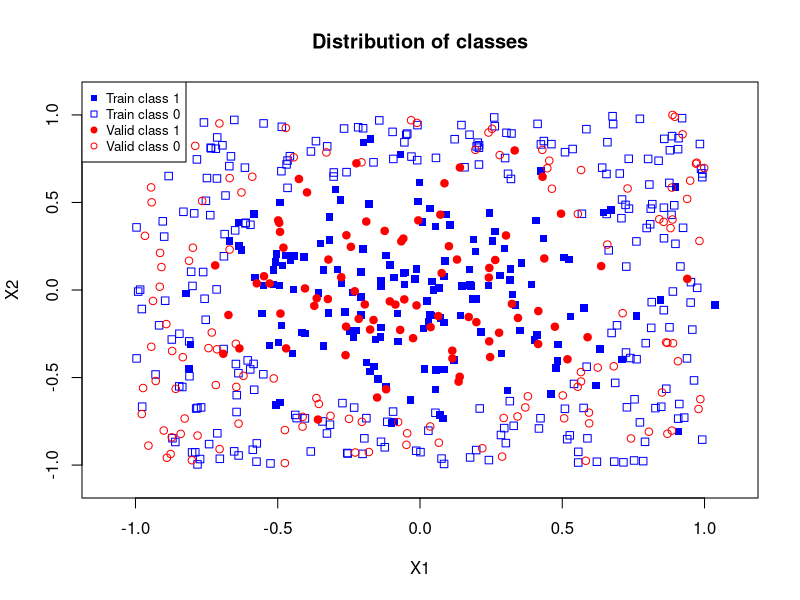
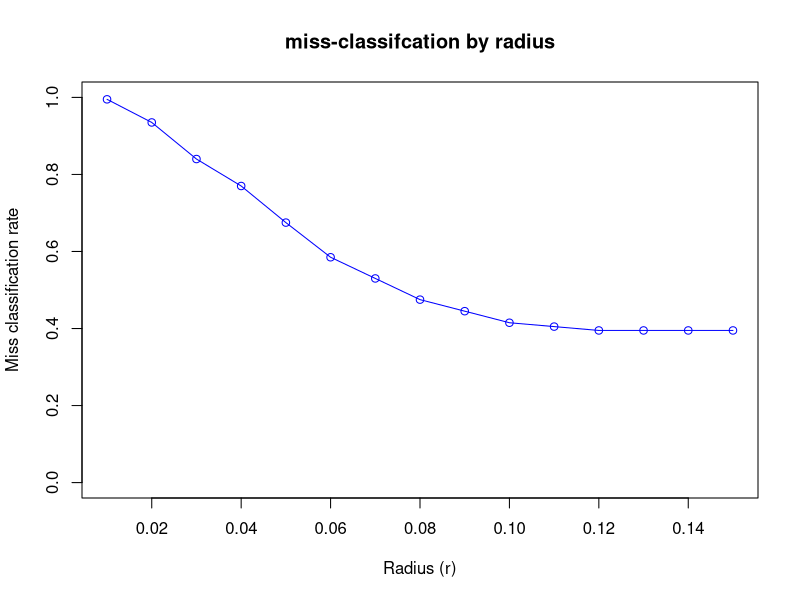
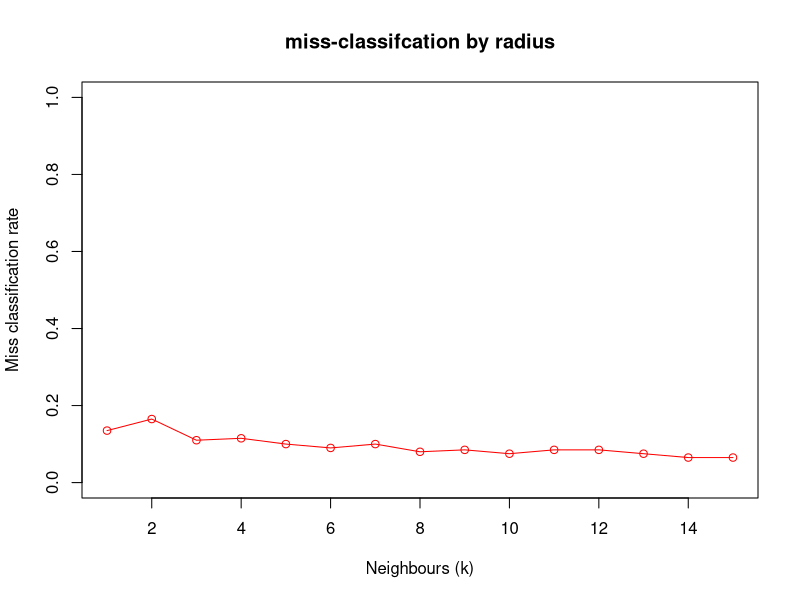

R code for these plots, in order:
## ---- chunk 1
data_df <- read.csv("SML.NN.data.csv")
train_df = data_df[data_df$set == 'train',]
valid_df = data_df[data_df$set == 'valid',]
test_df = data_df[data_df$set == 'test',]
## ---- chunk 2

# function to get proportion of class 1 in radius to point x (single)
# output is a float
getClass1Prop <- function(x, r, data=train_df) {
  "Import the data this function is 
  based on before using it. The data should be named data_df
  and contain columns Y, X1, X2, set all in a dataframe.
  x is a vector of length 2
  r is the selected radius
  "
  # calculate the distance between the point and all the data
  x1 = (data$X1-as.numeric(x[1]))^2
  x2 = (data$X2-as.numeric(x[2]))^2
  data$euc_dist = sqrt(rowSums(data.frame(x1,x2)))
  #select points inside radius
  in_r_df = data[data$euc_dist <= r,] 
  if(nrow(in_r_df)==0){
    # return NA if no points within radius
    return(NA) 
  } else {
    # calculate proportion of class 1 values in data
    class_1_prop = sum(in_r_df$Y)/nrow(data)
    return(class_1_prop)
  }
}
## ---- chunk 3
# get class 1 prediction for points in x (multiple)
# output is a vector of binary predictions
getClass1Prediction <- function(x, rk, t=0.5, data=train_df, func_type="radius"){
  "t is the threshold and should be between 0 and 1."
  pred_vec = c()
  # loop through all points in x
  for(i in 1:nrow(x)){
    x_i = x[c('X1','X2')][i,] # get coordinates
    if(func_type=="radius"){
      class_1_prop = getClass1Prop(x=x_i, r=rk, data=data)
    }else if(func_type=="knn") {
      class_1_prop = getClass1PropKNN(x=x_i, k=rk, data=data)
    }
    
    if(is.na(class_1_prop)){
      pred=NA
    }
    else if(class_1_prop >= t){
      pred=1
    }else{
      pred=0
    }
    pred_vec=c(pred_vec, pred)
  }
  return(pred_vec)
}

## ---- chunk 4
# function to get the miss classification rate
getMissClassRate <- function(true, pred){
  # make dataframe of predictions and true values
  df = data.frame(true, pred)
  # calculate equality of data
  df$equal = (df$true == df$pred)
  mis_class_rate = 1 - sum(df$equal, na.rm = TRUE)/nrow(df)
  return(mis_class_rate)
}
## ---- chunk 5
# make plot of coordinates density distribution
plot(train_df[train_df$Y==1,]$X1, 
     train_df[train_df$Y==1,]$X2, 
     main = "Distribution of classes",
     xlab = "X1",
     xlim=c(-1.1, 1.1),
     ylab = "X2",
     ylim=c(-1.1, 1.1),
     pch = 15, 
     col = "blue")
points(train_df[train_df$Y==0,]$X1, train_df[train_df$Y==0,]$X2, pch = 0, col = "blue")
points(valid_df[valid_df$Y==1,]$X1, valid_df[valid_df$Y==1,]$X2, pch = 19, col = "red")
points(valid_df[valid_df$Y==0,]$X1, valid_df[valid_df$Y==0,]$X2, pch = 1, col = "red")
legend("topleft", 
       legend=c("Train class 1", "Train class 0", "Valid class 1", "Valid class 0"), 
       col=c("blue","blue","red","red"), 
       pch=c(15,0,19,1), 
       cex=0.8)
## ---- chunk 6
# select best r for range of r values
# get class predictions
r_grid = seq(0.01, 0.15, 0.01)
class_pred_lst = lapply(r_grid, 
                        getClass1Prediction, 
                        x=valid_df, 
                        t=0.5, 
                        data=train_df,
                        func_type="radius")
# get miss classification rate
miss_class_lst = lapply(class_pred_lst, getMissClassRate, true = valid_df$Y)
# plot results
plot(x=r_grid, 
      y=miss_class_lst,
      main="miss-classifcation by radius",
     xlab="Radius (r)",
     ylab="Miss classification rate",
     ylim=c(0,1),
     col="blue"
      )
lines(x=r_grid, 
      y=miss_class_lst,
      col="blue")
## ---- chunk 7
# get miss classification for test data with r*
getMissClassRate(true = test_df$Y,
                  pred = getClass1Prediction(
                    x=valid_df, 
                    t=0.5,
                    rk=0.12,
                    data=train_df,
                    func_type="radius"
                  ))
## ---- chunk 8
# get miss classification for test data with guessed r
getMissClassRate(true = test_df$Y,
                  pred = getClass1Prediction(
                    x=valid_df, 
                    t=0.5,
                    rk=0.1,
                    data=train_df,
                    func_type="radius"
                  ))
## ---- chunk 9
# KNN
getClass1PropKNN <- function(x, k, data=train_df) {
  "Import the data this function is 
  based on before using it. The data should be named data_df
  and contain columns Y, X1, X2, set all in a dataframe.
  x is a vector of length 2
  k is the number of neigbours
  "
  # calculate the distance between the point and all the data
  x1 = (data$X1-as.numeric(x[1]))^2
  x2 = (data$X2-as.numeric(x[2]))^2
  data$euc_dist = sqrt(rowSums(data.frame(x1,x2)))
  data = data[order(data$euc_dist),]
  class_1_prop = sum(data$Y[1:k])/k
  return(class_1_prop)
}
## ---- chunk 10
# get class predictions
k_grid = seq(1, 15, 1)
class_pred_lstKNN = lapply(k_grid, 
                        getClass1Prediction, 
                        x=valid_df, 
                        t=0.5, 
                        data=train_df,
                        func_type="knn")
# get miss classification rate
miss_class_lstKNN = lapply(class_pred_lstKNN, getMissClassRate, true = valid_df$Y)
# plot results
plot(x=k_grid, 
     y=miss_class_lstKNN,
     main="miss-classifcation by radius",
     xlab="Neighbours (k)",
     ylim = c(0,1),
     ylab="Miss classification rate",
     col="red"
)
lines(x=k_grid, 
      y=miss_class_lstKNN,
      col="red")
## ---- chunk 11
# get miss classification for test data with best k
getMissClassRate(true = test_df$Y,
                  pred = getClass1Prediction(
                    x=valid_df, 
                    t=0.5,
                    rk=14,
                    data=train_df,
                    func_type="knn"
                  ))
